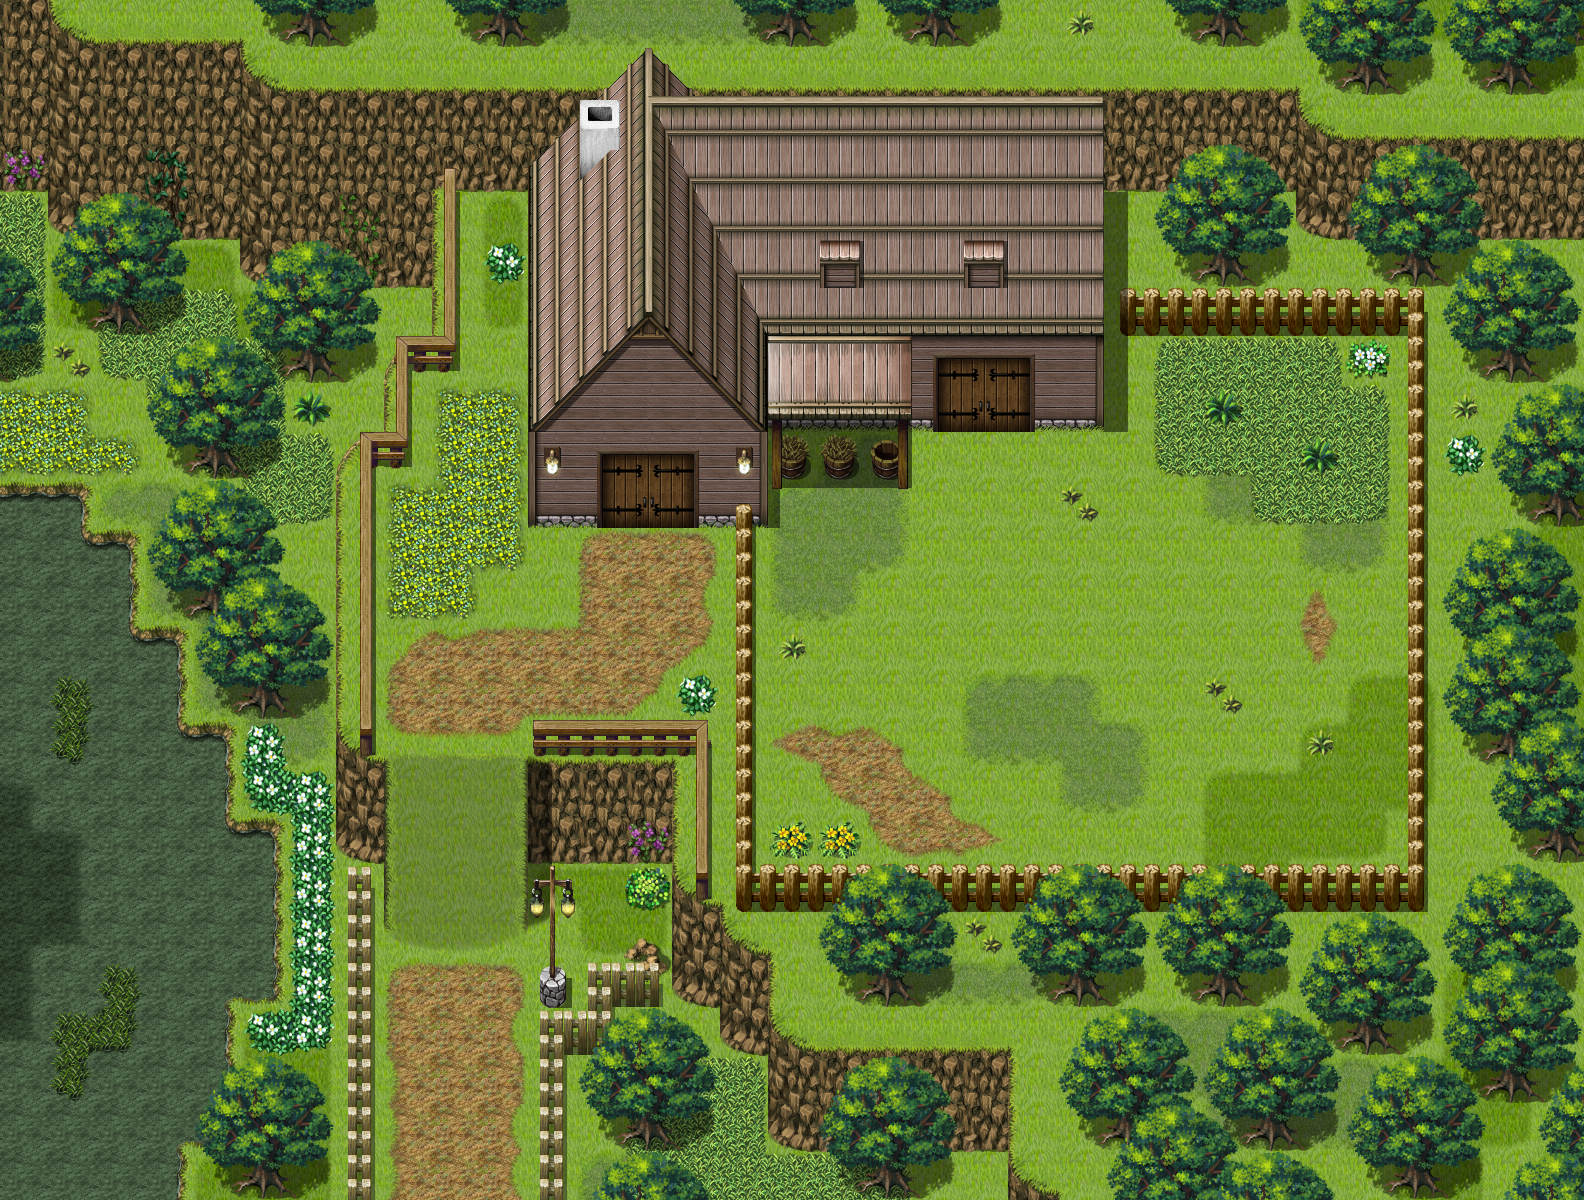

The image is a tile-based game level rendered from a .tmx file. Its description and source (layers, tilesets, objects; grid data summarised) follow:
An orthogonal 66x50 tile map with 24x24 px tiles, 12 tile layers (under0_none, under1_ground, under2_water, under3_bucket, ...), 11 tilesets and 69 objects (16x sand, 5x discover, 2x front, 2x back, 2x honeywood_farm_path, ...).

<map version="1.11" tiledversion="1.12.2" orientation="orthogonal" renderorder="right-down" width="66" height="50" tilewidth="24" tileheight="24" infinite="0" nextlayerid="24" nextobjectid="100">
 <properties>
  <property name="ambient_light" value="day_cycle" />
  <property name="bgm" value="bgm_honeywood" />
  <property name="lightmap_camera" value="sunlight" />
  <property name="rain" value="grey" />
 </properties>
 <tileset firstgid="1" name="honeywood_farm" tilewidth="24" tileheight="24" tilecount="3312" columns="72">
  <image source="tilesets/honeywood_farm.png" width="1728" height="1104" />
 </tileset>
 <tileset firstgid="3313" source="tilesets/fsm_town01_a1.tsx" />
 <tileset firstgid="4081" source="tilesets/fsm_town01_b.tsx" />
 <tileset firstgid="5105" source="tilesets/fsm_town01_c.tsx" />
 <tileset firstgid="6129" source="tilesets/fsm_town01_d.tsx" />
 <tileset firstgid="7153" source="tilesets/fsm_town01_a3.tsx" />
 <tileset firstgid="7665" source="tilesets/fsm_town01_e.tsx" />
 <tileset firstgid="8689" source="tilesets/fsm_inside01_b.tsx" />
 <tileset firstgid="9713" source="tilesets/fsm_town01_a2.tsx" />
 <tileset firstgid="10481" source="tilesets/fsm_inside01_e.tsx" />
 <tileset firstgid="11505" source="tilesets/fsm_flame01.tsx" />
 <layer id="2" name="under0_none" width="66" height="50">
  <data>[3300 cells, 0 non-empty, 0 distinct tile ids]</data>
 </layer>
 <layer id="1" name="under1_ground" width="66" height="50">
  <data>[3300 cells, 3179 non-empty, 959 distinct tile ids]</data>
 </layer>
 <layer id="3" name="under2_water" width="66" height="50">
  <data>[3300 cells, 241 non-empty, 10 distinct tile ids]</data>
 </layer>
 <layer id="4" name="under3_bucket" width="66" height="50">
  <data>[3300 cells, 80 non-empty, 40 distinct tile ids]</data>
 </layer>
 <layer id="5" name="under4_shadow" width="66" height="50">
  <data>[3300 cells, 5 non-empty, 3 distinct tile ids]</data>
 </layer>
 <layer id="6" name="under5_pole" width="66" height="50">
  <data>[3300 cells, 14 non-empty, 14 distinct tile ids]</data>
 </layer>
 <layer id="7" name="over6_lantern" width="66" height="50">
  <data>[3300 cells, 16 non-empty, 14 distinct tile ids]</data>
 </layer>
 <layer id="8" name="over7_roof_and_shadow" width="66" height="50">
  <data>[3300 cells, 163 non-empty, 82 distinct tile ids]</data>
 </layer>
 <layer id="9" name="over8_shadow_and_roof" width="66" height="50">
  <data>[3300 cells, 1 non-empty, 1 distinct tile ids]</data>
 </layer>
 <layer id="22" name="under_unlit" width="66" height="50">
  <data>[3300 cells, 8 non-empty, 4 distinct tile ids]</data>
 </layer>
 <layer id="23" name="under_lit" width="66" height="50">
  <properties>
   <property name="litFrom" value="19:00" />
  </properties>
  <data>[3300 cells, 8 non-empty, 4 distinct tile ids]</data>
 </layer>
 <layer id="20" name="over_lit" width="66" height="50">
  <properties>
   <property name="litFrom" value="19:00" />
  </properties>
  <data>[3300 cells, 4 non-empty, 4 distinct tile ids]</data>
 </layer>
 <objectgroup color="#0055ff" id="14" name="sound" visible="0">
  <object id="44" name="sand" x="384" y="960" width="144" height="240" />
  <object id="45" name="sand" x="576" y="528" width="144" height="96" />
  <object id="46" name="sand" x="432" y="624" width="96" height="24" />
  <object id="47" name="sand" x="408" y="648" width="120" height="24" />
  <object id="50" name="sand" x="384" y="672" width="144" height="72" />
  <object id="51" name="sand" x="528" y="624" width="96" height="96" />
  <object id="52" name="sand" x="624" y="624" width="24" height="72" />
  <object id="53" name="sand" x="648" y="624" width="24" height="48" />
  <object id="54" name="sand" x="672" y="624" width="24" height="24" />
  <object id="55" name="sand" x="1296" y="600" width="48" height="48" />
  <object id="57" name="sand" x="792" y="720" width="96" height="24" />
  <object id="58" name="sand" x="792" y="744" width="120" height="24" />
  <object id="59" name="sand" x="816" y="768" width="120" height="24" />
  <object id="60" name="sand" x="840" y="792" width="120" height="24" />
  <object id="61" name="sand" x="864" y="816" width="120" height="24" />
  <object id="62" name="sand" x="888" y="840" width="96" height="24" />
 </objectgroup>
 <objectgroup color="#aa0000" id="13" name="collision">
  <object id="23" x="0" y="0" width="372" height="1200" />
  <object id="24" x="1404" y="0" width="180" height="1200" />
  <object id="25" x="672" y="864" width="732" height="336" />
  <object id="26" x="540" y="960" width="132" height="240" />
  <object id="27" x="528" y="216" width="576" height="120" />
  <object id="28" x="372" y="0" width="156" height="192" />
  <object id="30" x="372" y="192" width="84" height="192" />
  <object id="31" x="372" y="384" width="36" height="96" />
  <object id="33" x="522" y="756" width="234" height="108" />
  <object id="34" x="732" y="528" width="24" height="192" />
  <object id="36" x="522" y="864" width="12" height="72" />
  <object id="37" x="528" y="336" width="72" height="192" />
  <object id="38" x="696" y="336" width="72" height="192" />
  <object id="39" x="600" y="336" width="96" height="168" />
  <object id="41" x="768" y="336" width="174" height="96" />
  <object id="42" x="1032" y="336" width="72" height="96" />
  <object id="43" x="942" y="336" width="90" height="72" />
  <object id="66" x="372" y="756" width="18" height="180" />
  <object id="67" x="534" y="720" width="222" height="36" />
  <object id="72" x="768" y="456" width="144" height="33" />
  <object id="75" x="768" y="432" width="12" height="24" />
  <object id="79" x="624" y="936" width="48" height="24" />
  <object id="90" x="528" y="0" width="876" height="192" />
  <object id="91" x="1104" y="288" width="300" height="48" />
  <object id="92" x="1152" y="240" width="252" height="48" />
  <object id="93" x="1296" y="192" width="108" height="48" />
 </objectgroup>
 <objectgroup color="#5500ff" id="15" name="rest">
  <object id="64" name="door_large_square1" x="576" y="432" width="144" height="96" />
  <object id="65" name="door_large_square2" x="912" y="336" width="144" height="96" />
  <object id="70" name="chest0014" x="768" y="744" width="48" height="48" />
  <object id="73" name="sparkle_farm_1" x="768" y="442" width="48" height="24" />
  <object id="74" name="sparkle_farm_2" x="1344" y="336" width="48" height="48" />
  <object id="77" name="sparkle_farm_3" x="504" y="228" width="48" height="48" />
  <object id="78" name="sparkle_farm_4" x="624" y="936" width="48" height="48" />
  <object id="85" name="sparkle_farm_6" x="1296" y="720" width="48" height="48" />
  <object id="94" name="sparkle_farm_7" x="1248" y="150" width="48" height="48" />
 </objectgroup>
 <objectgroup color="#55ff7f" id="19" name="npc">
  <object id="89" name="chick1" type="w" x="888" y="600" width="48" height="24">
   <properties>
    <property name="conversation" value="honeywood_chick" />
   </properties>
  </object>
 </objectgroup>
 <objectgroup color="#55aaff" id="10" name="spawn">
  <object id="3" name="honeywood_stable" type="front" x="624" y="528" width="48" height="24" />
  <object id="7" name="honeywood_stable" type="back" x="960" y="432" width="48" height="24" />
  <object id="1" name="honeywood_farm_path" x="432" y="1176" width="48" height="24" />
  <object id="81" name="honeywood_farm" x="432" y="984" width="48" height="24">
   <properties>
    <property name="direction" value="south" />
   </properties>
  </object>
 </objectgroup>
 <objectgroup color="#ffff7f" id="12" name="portal">
  <!-- 3 objects omitted --></objectgroup>
 <objectgroup color="#ff55ff" id="17" name="event">
  <!-- 2 objects omitted --></objectgroup>
 <objectgroup color="#ff00ff" id="18" name="cutscene">
  <!-- 3 objects omitted --></objectgroup>
 <objectgroup color="#ffffff" id="21" name="lights">
  <!-- 5 objects omitted --></objectgroup>
</map>
<!-- 13 of 69 objects omitted -->
